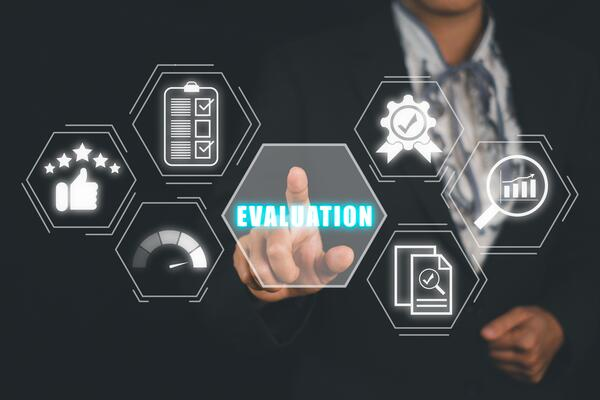
#> input picture bg1.jpg, 600 x 400 px; its folder holds 2 pictures in this run
$ python -i withdb.py   (imports and definitions only)
#> lines starting #> are read from the running program, lines starting #| are printed output that depends on the picture
import os
import tkinter as tk
from tkinter import filedialog, messagebox, Toplevel, Text, Scrollbar, StringVar, ttk
from docx import Document
import re
import pandas as pd
import matplotlib.pyplot as plt
import sqlite3
from matplotlib.backends.backend_tkagg import FigureCanvasTkAgg
from datetime import datetime
from PIL import Image, ImageTk

# Directory containing subject files
DATA_FOLDER = os.path.dirname(os.path.abspath(__file__))

db_path = os.path.join(os.getcwd(), 'evaluation_results.db')

# Function to create the database and table if not exists
# [40 lines left out: functions create_db, store_results_in_db, not called in this run]

# Function to validate login
def validate_login(username, password):
    return username == "admin" and password == "a"

# Function to fetch available subjects from DATA_FOLDER
# [6 lines left out: function get_available_subjects, not called in this run]

# Function to extract text from DOCX
def extract_text(file_path):
    doc = Document(file_path)
    return "\n".join([para.text.strip() for para in doc.paragraphs if para.text.strip()])

# Improved function to extract questions and keywords with special handling for tables
# [484 lines left out: functions extract_keywords, extract_answers, check_keyword_matches, evaluate_all_students, visualize_summary_stats, display_results, not called in this run]

def main_app():
    global answer_folder_var
    def set_background(widget, image_path):
#> called with image_path = 'bg1.jpg'
        image = Image.open(image_path)
#> image is the input picture: PIL image 600x400 RGB; mean R, G, B 65.9, 68.8, 70.6
        image = image.resize((850, 600), Image.Resampling.LANCZOS)
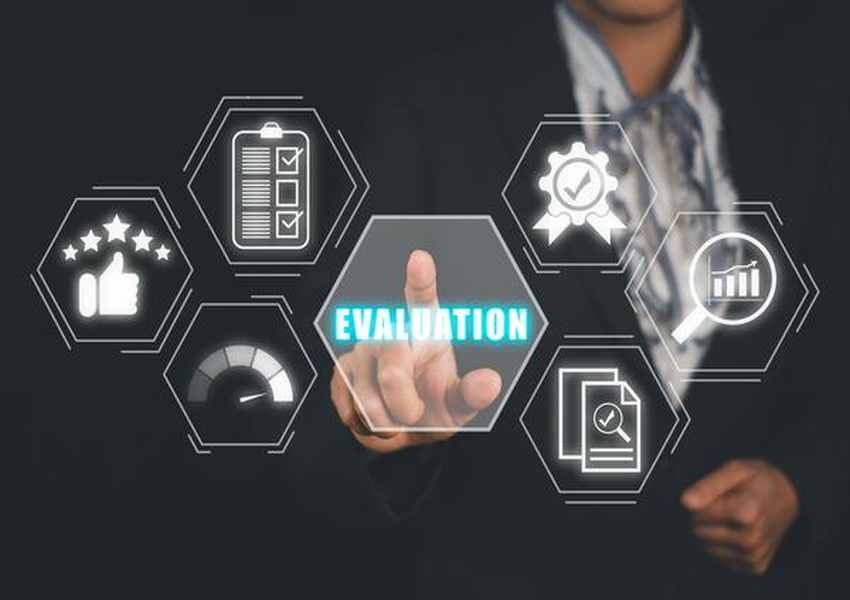
#> image: PIL image 850x600 RGB; mean R, G, B 65.9, 68.8, 70.5
        bg_image = ImageTk.PhotoImage(image)
        canvas = tk.Canvas(widget, width=850, height=600)
        canvas.pack(fill="both", expand=True)
        canvas.create_image(0, 0, anchor="nw", image=bg_image)
        canvas.image = bg_image  # Keep a reference
        return canvas

    root = tk.Tk()
    root.title("Answer Evaluation System")
    root.geometry("850x600")
    root.resizable(False, False)

    style = ttk.Style(root)
    style.theme_use("clam")

    style.configure("TFrame", background="#f0f0f0")
    style.configure("TButton", background="#4CAF50", foreground="black", font=('Arial', 10, 'bold'))
    style.configure("TLabel", background="#f0f0f0", font=('Arial', 12))

    username_var = StringVar()
    password_var = StringVar()
    answer_folder_var = StringVar()

    # [107 lines left out: functions handle_login, show_subject_selection, not called in this run]

    # LOGIN SCREEN
    bg_canvas = set_background(root, "bg1.jpg")

    login_frame = ttk.Frame(root, padding="20 20 20 20")
    bg_canvas.create_window(425, 220, window=login_frame)

    ttk.Label(login_frame, text="ANSWER  EVALUATION  SYSTEM", font=("Times New Roman", 17, "bold")).pack(pady=20)
    ttk.Label(login_frame, text="Login", font=("Times New Roman", 15, "bold")).pack(pady=20)

    username_frame = ttk.Frame(login_frame)
    username_frame.pack(fill=tk.X, pady=5)
    ttk.Label(username_frame, text="Username:", width=10, font=("Times New Roman", 14, "bold")).pack(side=tk.LEFT, padx=5)
    ttk.Entry(username_frame, textvariable=username_var, width=20, font=("Times New Roman", 14)).pack(side=tk.LEFT, padx=5, expand=True, fill=tk.X)

    password_frame = ttk.Frame(login_frame)
    password_frame.pack(fill=tk.X, pady=5)
    ttk.Label(password_frame, text="Password:", width=10, font=("Times New Roman", 14, "bold")).pack(side=tk.LEFT, padx=5)
    ttk.Entry(password_frame, textvariable=password_var, show="*", width=20, font=("Times New Roman", 14, "bold")).pack(side=tk.LEFT, padx=5, expand=True, fill=tk.X)

    ttk.Button(login_frame, text="Login", command=handle_login, style="TButton").pack(pady=20)

    status_var = StringVar(value="Ready")
    status_bar = ttk.Label(root, textvariable=status_var, relief=tk.SUNKEN, anchor=tk.W)
    status_bar.pack(side=tk.BOTTOM, fill=tk.X)

    root.mainloop()

# [2 lines not run here, left out]

>>> result = main_app()
